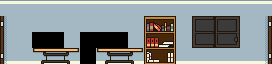

The image is a tile-based game level rendered from a .tmx file. Its description and source (layers, tilesets, objects; grid data summarised) follow:
An orthogonal 17x4 tile map with 16x16 px tiles, 1 tile layer (main) and 2 objects (2x item).

<map version="1.0" orientation="orthogonal" width="17" height="4" tilewidth="16" tileheight="16">
 <tileset firstgid="1" name="tiles" tilewidth="16" tileheight="16">
  <image source="../../../data/tiles.png" trans="000000" width="256" height="256" />
 </tileset>
 <layer name="main" width="17" height="4">
  <data>[68 cells, 68 non-empty, 28 distinct tile ids]</data>
 </layer>
 <objectgroup name="objects" width="17" height="4">
  <object type="item" x="160" y="32" width="16" height="16" />
  <object type="item" x="64" y="32" width="16" height="16" />
 </objectgroup>
</map>
